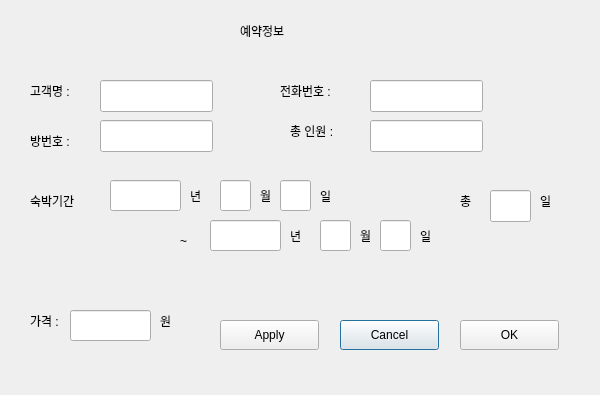
<?xml version="1.0" encoding="UTF-8"?>
<ui version="4.0">
 <class>SecDialog101</class>
 <widget class="QDialog" name="SecDialog101">
  <property name="geometry">
   <rect>
    <x>0</x>
    <y>0</y>
    <width>600</width>
    <height>395</height>
   </rect>
  </property>
  <property name="windowTitle">
   <string>Dialog</string>
  </property>
  <widget class="QLabel" name="label">
   <property name="geometry">
    <rect>
     <x>240</x>
     <y>20</y>
     <width>68</width>
     <height>22</height>
    </rect>
   </property>
   <property name="text">
    <string>예약정보</string>
   </property>
  </widget>
  <widget class="QLabel" name="label_client">
   <property name="geometry">
    <rect>
     <x>30</x>
     <y>80</y>
     <width>68</width>
     <height>22</height>
    </rect>
   </property>
   <property name="text">
    <string>고객명 :</string>
   </property>
  </widget>
  <widget class="QLabel" name="label_phone_number">
   <property name="geometry">
    <rect>
     <x>280</x>
     <y>80</y>
     <width>68</width>
     <height>22</height>
    </rect>
   </property>
   <property name="text">
    <string>전화번호 : </string>
   </property>
  </widget>
  <widget class="QLabel" name="label_total_human">
   <property name="geometry">
    <rect>
     <x>290</x>
     <y>120</y>
     <width>68</width>
     <height>22</height>
    </rect>
   </property>
   <property name="text">
    <string>총 인원 : </string>
   </property>
  </widget>
  <widget class="QLabel" name="label_room_number">
   <property name="geometry">
    <rect>
     <x>30</x>
     <y>130</y>
     <width>68</width>
     <height>22</height>
    </rect>
   </property>
   <property name="text">
    <string>방번호 : </string>
   </property>
  </widget>
  <widget class="QLabel" name="label_7">
   <property name="geometry">
    <rect>
     <x>30</x>
     <y>190</y>
     <width>68</width>
     <height>22</height>
    </rect>
   </property>
   <property name="text">
    <string>숙박기간</string>
   </property>
  </widget>
  <widget class="QLabel" name="label_9">
   <property name="geometry">
    <rect>
     <x>460</x>
     <y>190</y>
     <width>31</width>
     <height>22</height>
    </rect>
   </property>
   <property name="text">
    <string>총</string>
   </property>
  </widget>
  <widget class="QLabel" name="label_10">
   <property name="geometry">
    <rect>
     <x>540</x>
     <y>190</y>
     <width>31</width>
     <height>22</height>
    </rect>
   </property>
   <property name="text">
    <string>일</string>
   </property>
  </widget>
  <widget class="QLabel" name="label_11">
   <property name="geometry">
    <rect>
     <x>30</x>
     <y>310</y>
     <width>68</width>
     <height>22</height>
    </rect>
   </property>
   <property name="text">
    <string>가격 : </string>
   </property>
  </widget>
  <widget class="QLabel" name="label_13">
   <property name="geometry">
    <rect>
     <x>160</x>
     <y>310</y>
     <width>68</width>
     <height>22</height>
    </rect>
   </property>
   <property name="text">
    <string>원</string>
   </property>
  </widget>
  <widget class="QPushButton" name="pushButton_reservation_cancel">
   <property name="geometry">
    <rect>
     <x>340</x>
     <y>320</y>
     <width>99</width>
     <height>30</height>
    </rect>
   </property>
   <property name="text">
    <string>Cancel</string>
   </property>
  </widget>
  <widget class="QPushButton" name="pushButton_reservation_apply">
   <property name="geometry">
    <rect>
     <x>220</x>
     <y>320</y>
     <width>99</width>
     <height>30</height>
    </rect>
   </property>
   <property name="text">
    <string>Apply</string>
   </property>
  </widget>
  <widget class="QLineEdit" name="lineEdit_client">
   <property name="geometry">
    <rect>
     <x>100</x>
     <y>80</y>
     <width>113</width>
     <height>32</height>
    </rect>
   </property>
  </widget>
  <widget class="QLineEdit" name="lineEdit_phonenumber">
   <property name="geometry">
    <rect>
     <x>370</x>
     <y>80</y>
     <width>113</width>
     <height>32</height>
    </rect>
   </property>
  </widget>
  <widget class="QLineEdit" name="lineEdit_roomnumber">
   <property name="geometry">
    <rect>
     <x>100</x>
     <y>120</y>
     <width>113</width>
     <height>32</height>
    </rect>
   </property>
  </widget>
  <widget class="QLineEdit" name="lineEdit_total_human">
   <property name="geometry">
    <rect>
     <x>370</x>
     <y>120</y>
     <width>113</width>
     <height>32</height>
    </rect>
   </property>
  </widget>
  <widget class="QLineEdit" name="lineEdit_total_date">
   <property name="geometry">
    <rect>
     <x>490</x>
     <y>190</y>
     <width>41</width>
     <height>32</height>
    </rect>
   </property>
  </widget>
  <widget class="QLineEdit" name="lineEdit_year01">
   <property name="geometry">
    <rect>
     <x>110</x>
     <y>180</y>
     <width>71</width>
     <height>31</height>
    </rect>
   </property>
  </widget>
  <widget class="QLabel" name="label_client_2">
   <property name="geometry">
    <rect>
     <x>190</x>
     <y>180</y>
     <width>31</width>
     <height>31</height>
    </rect>
   </property>
   <property name="text">
    <string>년</string>
   </property>
  </widget>
  <widget class="QLineEdit" name="lineEdit_month01">
   <property name="geometry">
    <rect>
     <x>220</x>
     <y>180</y>
     <width>31</width>
     <height>31</height>
    </rect>
   </property>
  </widget>
  <widget class="QLabel" name="label_client_3">
   <property name="geometry">
    <rect>
     <x>260</x>
     <y>180</y>
     <width>31</width>
     <height>31</height>
    </rect>
   </property>
   <property name="text">
    <string>월</string>
   </property>
  </widget>
  <widget class="QLineEdit" name="lineEdit_date01">
   <property name="geometry">
    <rect>
     <x>280</x>
     <y>180</y>
     <width>31</width>
     <height>31</height>
    </rect>
   </property>
  </widget>
  <widget class="QLabel" name="label_client_4">
   <property name="geometry">
    <rect>
     <x>320</x>
     <y>180</y>
     <width>31</width>
     <height>31</height>
    </rect>
   </property>
   <property name="text">
    <string>일</string>
   </property>
  </widget>
  <widget class="QLabel" name="label_12">
   <property name="geometry">
    <rect>
     <x>180</x>
     <y>230</y>
     <width>68</width>
     <height>22</height>
    </rect>
   </property>
   <property name="text">
    <string>~</string>
   </property>
  </widget>
  <widget class="QLineEdit" name="lineEdit_year02">
   <property name="geometry">
    <rect>
     <x>210</x>
     <y>220</y>
     <width>71</width>
     <height>31</height>
    </rect>
   </property>
  </widget>
  <widget class="QLabel" name="label_client_5">
   <property name="geometry">
    <rect>
     <x>360</x>
     <y>220</y>
     <width>31</width>
     <height>31</height>
    </rect>
   </property>
   <property name="text">
    <string>월</string>
   </property>
  </widget>
  <widget class="QLineEdit" name="lineEdit_date02">
   <property name="geometry">
    <rect>
     <x>380</x>
     <y>220</y>
     <width>31</width>
     <height>31</height>
    </rect>
   </property>
  </widget>
  <widget class="QLabel" name="label_client_6">
   <property name="geometry">
    <rect>
     <x>420</x>
     <y>220</y>
     <width>31</width>
     <height>31</height>
    </rect>
   </property>
   <property name="text">
    <string>일</string>
   </property>
  </widget>
  <widget class="QLineEdit" name="lineEdit_month02">
   <property name="geometry">
    <rect>
     <x>320</x>
     <y>220</y>
     <width>31</width>
     <height>31</height>
    </rect>
   </property>
  </widget>
  <widget class="QLabel" name="label_client_7">
   <property name="geometry">
    <rect>
     <x>290</x>
     <y>220</y>
     <width>31</width>
     <height>31</height>
    </rect>
   </property>
   <property name="text">
    <string>년</string>
   </property>
  </widget>
  <widget class="QLineEdit" name="lineEdit_total_count">
   <property name="geometry">
    <rect>
     <x>70</x>
     <y>310</y>
     <width>81</width>
     <height>31</height>
    </rect>
   </property>
  </widget>
  <widget class="QPushButton" name="pushButton_ok">
   <property name="geometry">
    <rect>
     <x>460</x>
     <y>320</y>
     <width>99</width>
     <height>30</height>
    </rect>
   </property>
   <property name="text">
    <string>OK</string>
   </property>
  </widget>
 </widget>
 <resources/>
 <connections/>
</ui>
